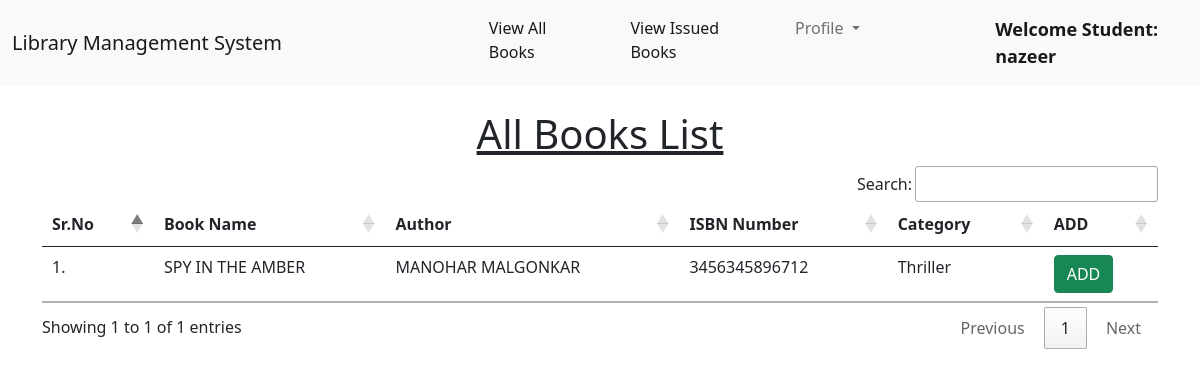
The app's page /student_view_books/ (signed in), older data.
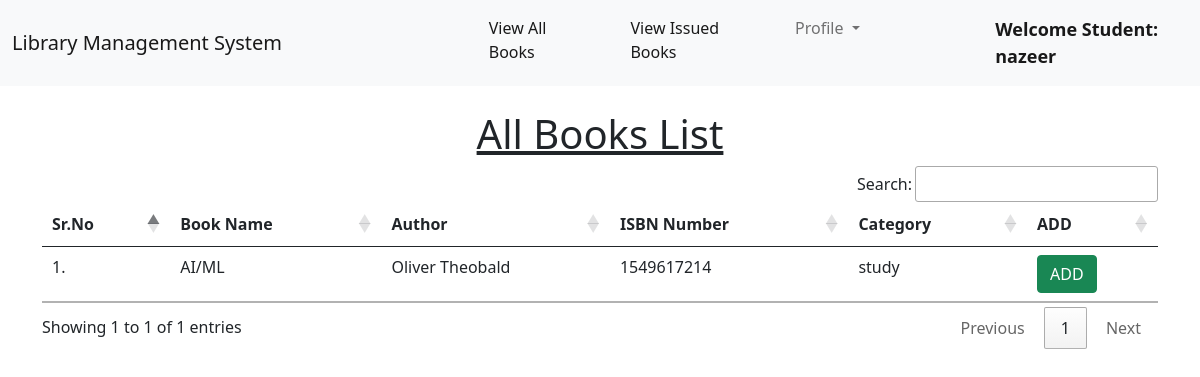
The same page, newer data.
### library/models.py (models this page shows, shortened)
class Book(models.Model):
    name = models.CharField(max_length=200)
    author = models.CharField(max_length=200)
    isbn = models.PositiveIntegerField()
    category = models.CharField(max_length=50)

### library/views.py (the view)
# urls.py: path("student_view_books/", views.student_view_books, name="student_view_books"),
@login_required(login_url = '/student_login')
def student_view_books(request):
    books = Book.objects.all()
    return render(request, "student_view_books.html", {'books':books})

### library/templates/student_view_books.html (shortened to what this page needs)
{% extends 'student_navbar.html' %}
{% load static %}
{% block body %}
<div class="container mt-4">
    <h1 class="text-center"><u>All Books List</u></h1>
    <table class="table table-hover" id="example">
        <thead>
            <tr>
                <th>Sr.No</th>
                <th>Book Name</th>
                <th>Author</th>
                <th>ISBN Number</th>
                <th>Category</th>
                <th>ADD</th>
            </tr>
        </thead>
        <tbody>
            {% for book in books %}
            <tr>
                <td>{{forloop.counter}}.</td>
                <td>{{book.name}}</td>
                <td>{{book.author}}</td>
                <td>{{book.isbn}}</td>
                <td>{{book.category}}</td>
               <td> <a href="#" class="btn btn-success" onclick="return confirm('Please contact admin to issue your book, Thank you!')">ADD</a></td>
            </tr>
            {% endfor %}
        </tbody>
    </table>
    </div>
{% endblock %}

Row changes from the older to the newer data that the page shows:
removed Book: name "SPY IN THE AMBER", author "MANOHAR MALGONKAR", isbn "3456345896712", category "Thriller"
added Book: name "AI/ML", author "Oliver Theobald", isbn "1549617214", category "study"
